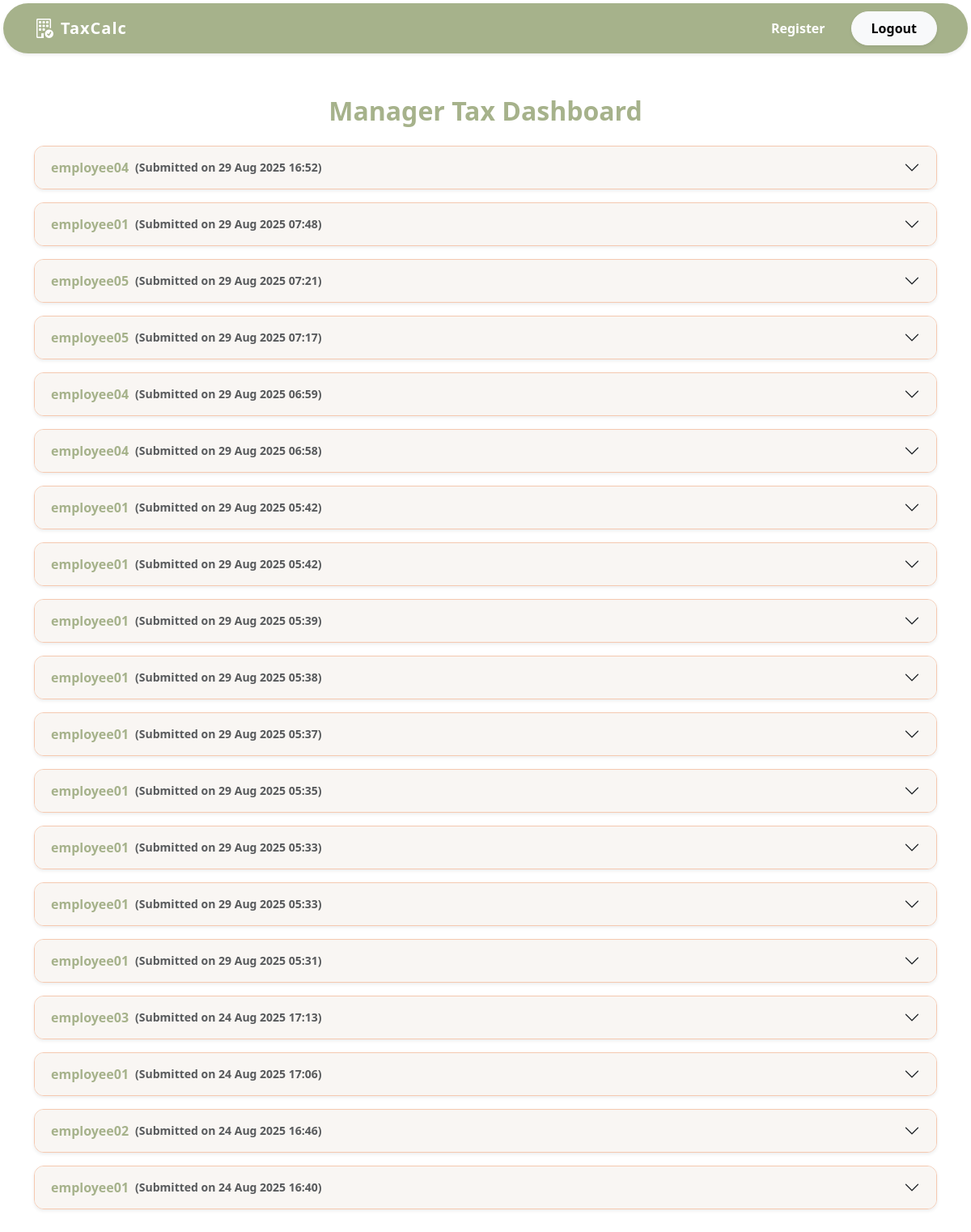
The page /manager_dashboard/ (signed in) on the database as committed earlier.
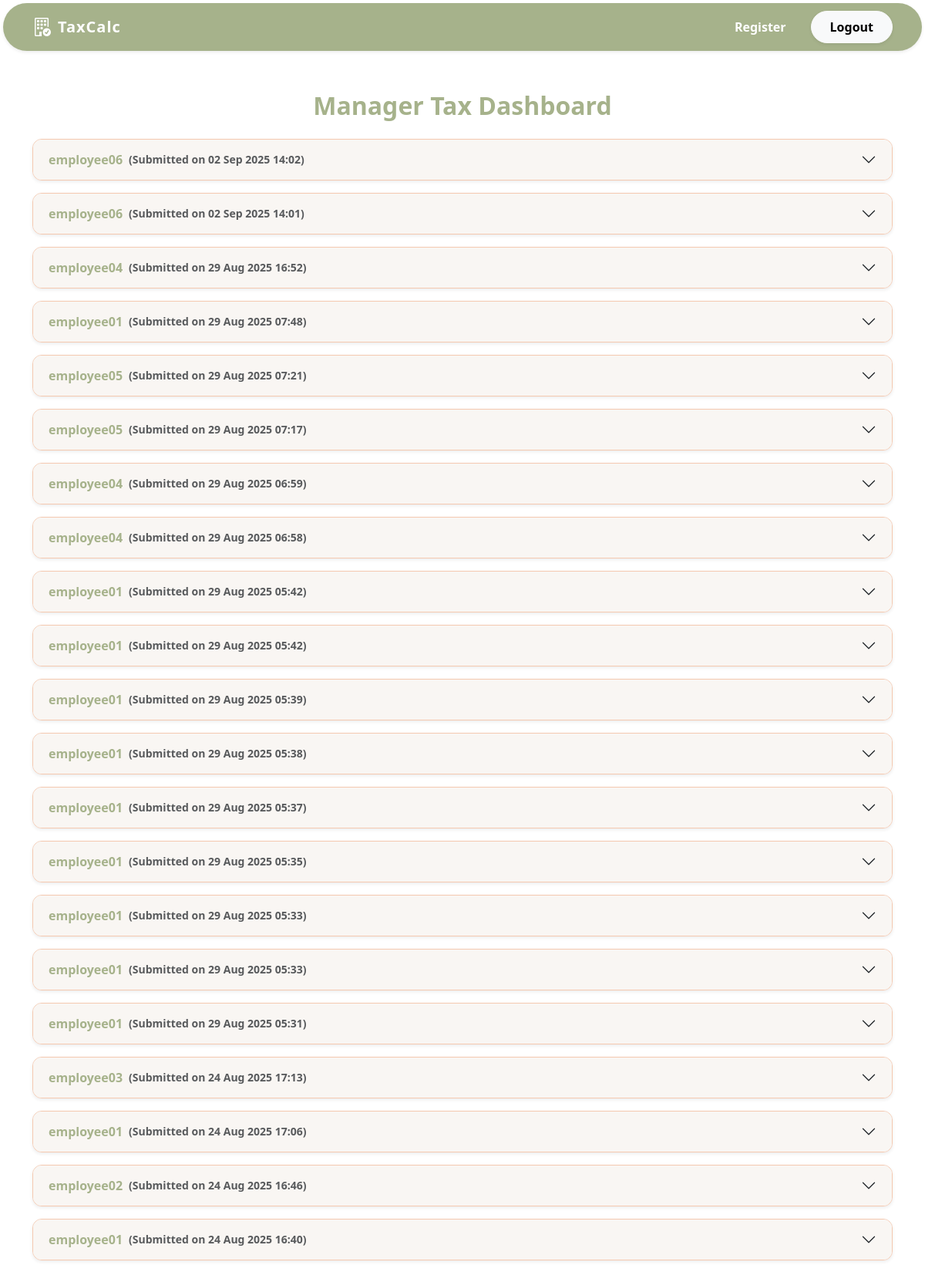
The same page on the database as committed later.
### Tds/models.py (models this page shows, shortened)
class EmployeeTaxData(models.Model):
    user = models.ForeignKey(User, on_delete=models.CASCADE)
    Salary = models.DecimalField(max_digits=12, decimal_places=2)
    BasicSalary = models.DecimalField(max_digits=12, decimal_places=2)
    DearnessAllowance = models.DecimalField(max_digits=12, decimal_places=2)
    Conveyance_Max = models.DecimalField(max_digits=12, decimal_places=2)
    Conveyance_Utilized = models.DecimalField(max_digits=12, decimal_places=2)
    LeaveTA_Max = models.DecimalField(max_digits=12, decimal_places=2)
    LeaveTA_Utilized = models.DecimalField(max_digits=12, decimal_places=2)
    Children_Education_Allowance_Max = models.DecimalField(max_digits=12, decimal_places=2)
    Children_Education_Allowance_Utilized = models.DecimalField(max_digits=12, decimal_places=2)
    Business_Communication_Allowance_Max = models.DecimalField(max_digits=12, decimal_places=2)
    Business_Communication_Allowance_Utilized = models.DecimalField(max_digits=12, decimal_places=2)
    Attire_Allowance_Max = models.DecimalField(max_digits=12, decimal_places=2)
    Attire_Allowance_Utilized = models.DecimalField(max_digits=12, decimal_places=2)
    Petrol_Allowance_Max = models.DecimalField(max_digits=12, decimal_places=2)
    Petrol_Allowance_Utilized = models.DecimalField(max_digits=12, decimal_places=2)
    Furniture_Allowance_Max = models.DecimalField(max_digits=12, decimal_places=2)
    Furniture_Allowance_Utilized = models.DecimalField(max_digits=12, decimal_places=2)
    Food_Coupons_Max = models.DecimalField(max_digits=12, decimal_places=2)
    Food_Coupons_Utilized = models.DecimalField(max_digits=12, decimal_places=2)
    Medical_Reimbursement_Max = models.DecimalField(max_digits=12, decimal_places=2)
    Medical_Reimbursement_Utilized = models.DecimalField(max_digits=12, decimal_places=2)
    Exempted_HRA_amount = models.DecimalField(max_digits=12, decimal_places=2)
    Section80cUtilized = models.DecimalField(max_digits=12, decimal_places=2)
    Section80ccc_Utilized = models.DecimalField(max_digits=12, decimal_places=2)
    Section80cccd_Utilized = models.DecimalField(max_digits=12, decimal_places=2)
    Section80cccd1b_Utilized = models.DecimalField(max_digits=12, decimal_places=2)
    Section80cccd2_Utilized = models.DecimalField(max_digits=12, decimal_places=2)
    Section80d_Utilized = models.DecimalField(max_digits=12, decimal_places=2)
    Section_80DDType = models.CharField(max_length=20)
    Section80d_normal_Utilized = models.DecimalField(max_digits=12, decimal_places=2)
    Section80d_severe_Utilized = models.DecimalField(max_digits=12, decimal_places=2)
    Section80ddb_Type = models.CharField(max_length=20)
    Section80ddb_other_Utilized = models.DecimalField(max_digits=12, decimal_places=2)
    Section80ddb_seniorcitizen_Utilized = models.DecimalField(max_digits=12, decimal_places=2)
    Section_80e = models.DecimalField(max_digits=12, decimal_places=2)
    Section_80ee = models.DecimalField(max_digits=12, decimal_places=2)
    Section_80eea = models.DecimalField(max_digits=12, decimal_places=2)
    Section_80eeb = models.DecimalField(max_digits=12, decimal_places=2)
    Section_80G = models.DecimalField(max_digits=12, decimal_places=2)
    Section_80GGA = models.DecimalField(max_digits=12, decimal_places=2)
    Section_80GGB = models.DecimalField(max_digits=12, decimal_places=2)
    Section_80GGC = models.DecimalField(max_digits=12, decimal_places=2)
    Section_80rrb = models.DecimalField(max_digits=12, decimal_places=2)
    Section_80qqb = models.DecimalField(max_digits=12, decimal_places=2)
    Section_80tta = models.DecimalField(max_digits=12, decimal_places=2)
    Section_80ttb = models.DecimalField(max_digits=12, decimal_places=2)
    Section_80UType = models.CharField(max_length=20)
    Section_80u_Normal = models.DecimalField(max_digits=12, decimal_places=2)
    Section_80u_severe = models.DecimalField(max_digits=12, decimal_places=2)
    tax_old = models.DecimalField(max_digits=12, decimal_places=2, default=0)
    tax_new = models.DecimalField(max_digits=12, decimal_places=2, default=0)
    created_at = models.DateTimeField(auto_now_add=True)
    updated_at = models.DateTimeField(auto_now=True)
    approved = models.BooleanField(default=False)

### Tds/views.py (the view)
# urls.py: path('manager_dashboard/', views.manager_dashboard, name='manager_dashboard'),
@login_required
def manager_dashboard(request):
    submissions = EmployeeTaxData.objects.select_related('user').order_by('-created_at')
    employee_data = []
    for submission in submissions:
        try:
            documents_obj = submission.user.employee_documents
        except EmployeeDocument.DoesNotExist:
            documents_obj = None
        documents = {}
        if documents_obj:
            for field in EmployeeDocument._meta.get_fields():
                if field.name.endswith("_Doc"):
                    file_obj = getattr(documents_obj, field.name)
                    if file_obj:
                        documents[field.name] = {
                            "url": file_obj.url,
                            "name": file_obj.name.split('/')[-1]
                        }
        utilized_fields = {}
        for field in EmployeeTaxData._meta.get_fields():
            if field.name.endswith('_Utilized') or field.name in [
                'Salary', 'BasicSalary', 'DearnessAllowance', 'Exempted_HRA_amount', 'Section80cUtilized'
            ]:
                value = getattr(submission, field.name, None)
                if value is not None:
                    utilized_fields[
                        field.verbose_name if hasattr(field, 'verbose_name') else field.name
                    ] = value
        employee_data.append({
            'employee': submission,
            'utilized_fields': utilized_fields,
            'documents': documents
        })
    return render(request, 'manager_dashboard.html', {'employee_data': employee_data})

### Tds/templates/manager_dashboard.html (shortened to what this page needs)
{% extends 'base.html' %}
{% block content %}
<head>
</head>
<div class="container py-5">
    <h2 class="text-center mb-4" style="color: var(--color2); font-weight: 800;">Manager Tax Dashboard</h2>
    {% if employee_data %}
    <div class="accordion" id="managerAccordion">
        {% for data in employee_data %}
        <div class="accordion-item mb-3 shadow-sm" style="border-radius: 12px; border:1px solid var(--color3);">
            <h2 class="accordion-header" id="heading{{ forloop.counter }}">
                <button class="accordion-button collapsed" type="button" data-bs-toggle="collapse"
                    data-bs-target="#collapse{{ forloop.counter }}" aria-expanded="false"
                    aria-controls="collapse{{ forloop.counter }}"
                    style="background: var(--color4); color: var(--color2); font-weight: 600;">
                    {{ data.employee.user.username }}
                    <small class="ms-2 text-muted">(Submitted on {{ data.employee.created_at|date:"d M Y H:i" }})</small>
                </button>
            </h2>
        </div>
        {% endfor %}
    </div>
    {% else %}
    <p class="text-center">No tax submissions yet.</p>
    {% endif %}
</div>
{% endblock %}

### Tds/templates/base.html (shortened to what this page needs)
<!doctype html>
<html lang="en">
<head>
  <link href="https://cdn.jsdelivr.net/npm/bootstrap@5.3.7/dist/css/bootstrap.min.css" rel="stylesheet"
>
  <link href="https://cdn.jsdelivr.net/npm/bootstrap-icons/font/bootstrap-icons.css" rel="stylesheet">
</head>
<body>
  {% include 'navbar.html' %}
  {% block content %}
  {% endblock %}
</body>
</html>

### Tds/templates/navbar.html (shortened to what this page needs)
<nav class="navbar navbar-expand-lg shadow-sm rounded-5 m-1" style="background: var(--color2);">
  <div class="container">
    <a class="navbar-brand fw-bold text-white d-flex align-items-center gap-2"
       href="{% url 'home' %}" style="letter-spacing: 1px;">
      <i class="bi bi-building-check fs-4"></i>
      <span>TaxCalc</span>
    </a>
    <div class="collapse navbar-collapse" id="navbarNav">
      <ul class="navbar-nav ms-auto align-items-lg-center gap-2">
        {% if user.is_authenticated %}
          <li class="nav-item">
            <a class="nav-link text-white fw-semibold px-3 rounded-pill hover-link" href="{% url 'register' %}">
              Register
            </a>
          </li>
          <li class="nav-item">
            <a class="btn btn-light fw-semibold ms-2 px-4 py-2 rounded-pill shadow-sm hover-btn" href="{% url 'logout' %}">
              Logout
            </a>
          </li>
        {% endif %}
      </ul>
    </div>
  </div>
</nav>

### Tds/templates/base.html (style rules this page uses)
:root { --color1: #1C352D; --color2: #A6B28B; --color3: #F5C9B0; --color4: #F9F6F3; }

### Tds/templates/navbar.html (style rules this page uses)
.hover-link { transition: background 0.3s ease, color 0.3s ease; }
.hover-btn { transition: transform 0.3s ease, background 0.3s ease; }

### Tds/templates/manager_dashboard.html (style rules this page uses)
.accordion-item { border-radius: 12px !important; margin-bottom: 10px; overflow: hidden; }

Rows that differ between the two databases and show on the page:
added EmployeeTaxData: employee.user.username "employee06", employee.created_at "02 Sep 2025 14:02"
added EmployeeTaxData: employee.user.username "employee06", employee.created_at "02 Sep 2025 14:01"
